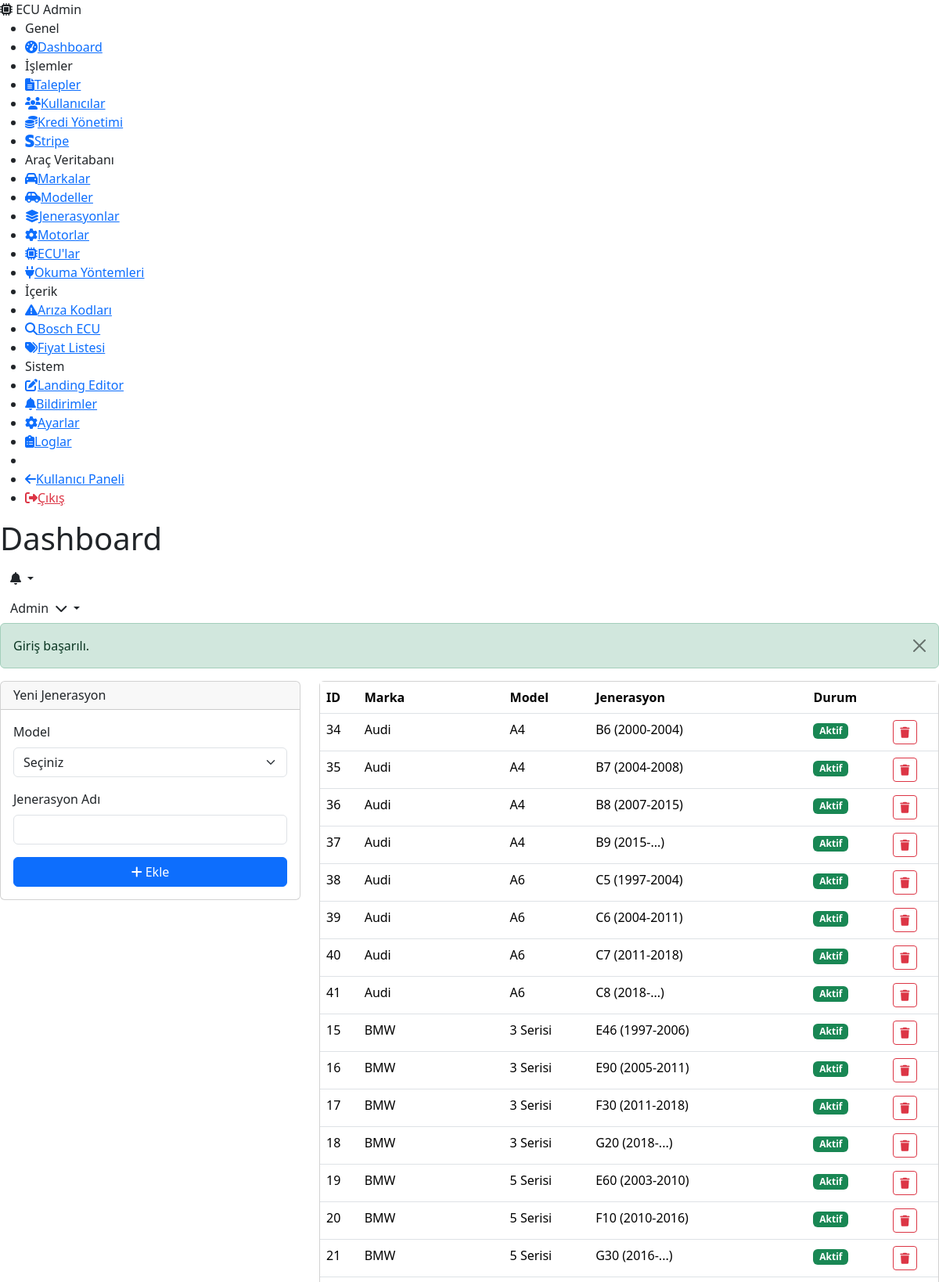
The app's page /admin/vehicles/generations (signed in, upper part) with its own data.
### tables this page shows
CREATE TABLE IF NOT EXISTS `users` (
    `id`             INT UNSIGNED AUTO_INCREMENT PRIMARY KEY,
    `name`           VARCHAR(100)  NOT NULL,
    `email`          VARCHAR(191)  NOT NULL,
    `password`       VARCHAR(255)  NOT NULL,
    `phone`          VARCHAR(20)   DEFAULT NULL,
    `company`        VARCHAR(150)  DEFAULT NULL,
    `avatar`         VARCHAR(255)  DEFAULT NULL,
    `credit_balance` INT           NOT NULL DEFAULT 0,
    `role`           ENUM('user','admin') NOT NULL DEFAULT 'user',
    `email_token`    VARCHAR(64)   DEFAULT NULL,
    `email_verified` TINYINT(1)   NOT NULL DEFAULT 0,
    `reset_token`    VARCHAR(64)   DEFAULT NULL,
    `reset_expires`  DATETIME      DEFAULT NULL,
    `is_active`      TINYINT(1)   NOT NULL DEFAULT 1,
    `created_at`     DATETIME      NOT NULL DEFAULT CURRENT_TIMESTAMP,
    `updated_at`     DATETIME      NOT NULL DEFAULT CURRENT_TIMESTAMP ON UPDATE CURRENT_TIMESTAMP,
    UNIQUE KEY `uk_users_email`       (`email`),
    INDEX `idx_users_role`            (`role`),
    INDEX `idx_users_reset_token`     (`reset_token`),
    INDEX `idx_users_email_token`     (`email_token`)
);

CREATE TABLE IF NOT EXISTS `generations` (
    `id`        INT UNSIGNED AUTO_INCREMENT PRIMARY KEY,
    `model_id`  INT UNSIGNED NOT NULL,
    `name`      VARCHAR(100) NOT NULL,
    `is_active` TINYINT(1)  NOT NULL DEFAULT 1,
    INDEX `idx_generations_model` (`model_id`),
    CONSTRAINT `fk_generations_model` FOREIGN KEY (`model_id`) REFERENCES `vehicle_models`(`id`) ON DELETE CASCADE
);

CREATE TABLE IF NOT EXISTS `brands` (
    `id`         INT UNSIGNED AUTO_INCREMENT PRIMARY KEY,
    `name`       VARCHAR(100) NOT NULL,
    `slug`       VARCHAR(120) NOT NULL,
    `is_active`  TINYINT(1)  NOT NULL DEFAULT 1,
    `sort_order` INT          NOT NULL DEFAULT 0,
    UNIQUE KEY `uk_brands_slug`  (`slug`),
    INDEX `idx_brands_active`    (`is_active`)
);

CREATE TABLE IF NOT EXISTS `vehicle_models` (
    `id`        INT UNSIGNED AUTO_INCREMENT PRIMARY KEY,
    `brand_id`  INT UNSIGNED NOT NULL,
    `name`      VARCHAR(100) NOT NULL,
    `slug`      VARCHAR(120) NOT NULL,
    `is_active` TINYINT(1)  NOT NULL DEFAULT 1,
    UNIQUE KEY `uk_models_slug` (`slug`),
    INDEX `idx_models_brand`    (`brand_id`),
    CONSTRAINT `fk_models_brand` FOREIGN KEY (`brand_id`) REFERENCES `brands`(`id`) ON DELETE CASCADE
);

### core/Controller.php (called while the page is built, shortened)
<?php
abstract class Controller
{
    protected function view(string $view, array $data = [], string $layout = 'app'): void
    {
        View::render($view, $data, $layout);
    }
}

### app/Controllers/Admin/VehicleController.php (called while the page is built, shortened)
<?php
final class VehicleController extends Controller
{
    private Database $db;
    public function __construct()
    {
        $this->db = Database::getInstance();
    }
    public function generations(Request $request): void
    {
        $generations = $this->db->fetchAll('SELECT g.*, vm.name as model_name, b.name as brand_name FROM generations g LEFT JOIN vehicle_models vm ON g.model_id = vm.id LEFT JOIN brands b ON vm.brand_id = b.id ORDER BY b.name ASC, vm.name ASC, g.name ASC');
        $models = $this->db->fetchAll('SELECT vm.id, vm.name, b.name as brand_name FROM vehicle_models vm LEFT JOIN brands b ON vm.brand_id = b.id WHERE vm.is_active = 1 ORDER BY b.name ASC, vm.name ASC');
        $this->view('admin/vehicles/generations', ['pageTitle' => 'Jenerasyonlar', 'currentPage' => 'admin-generations', 'generations' => $generations, 'models' => $models], 'admin');
    }
}

### core/App.php (called while the page is built, shortened)
<?php
final class App
{
    private Router $router;
    private Request $request;
    public function __construct(string $basePath)
    {
        $this->bootstrap();
    }
    private function bootstrap(): void
    {
        View::share('auth_user', $this->getAuthUser());
        $this->request = new Request();
        $this->router  = new Router();
    }
    private function getAuthUser(): ?array
    {
        try {
            $db = Database::getInstance();
            return $db->fetch(
                'SELECT id, name, email, phone, company, avatar, credit_balance, role, is_active FROM users WHERE id = ?',
                [Session::userId()]
            );
        } catch (\Throwable) {
            return null;
        }
    }
    public function run(): void
    {
        $matched = $this->router->resolve($this->request);
        $this->executeMiddleware($matched['middleware'], function () use ($matched) {
            $this->dispatch($matched['action'], $matched['params']);
        });
    }
    private function executeMiddleware(array $middleware, callable $final): void
    {
        $middlewareStack = array_reverse($middleware);
        $next = $final;
        foreach ($middlewareStack as $mw) {
            $currentNext = $next;
            $next = function () use ($mw, $currentNext) {
                $instance = new $mw();
                $instance->handle($this->request, $currentNext);
            };
        }
        $next();
    }
    private function dispatch(string $action, array $params): void
    {
        [$controllerClass, $method] = explode('@', $action);
        $controller = new $controllerClass();
        $controller->$method($this->request, ...array_values($params));
    }
}

### app/Middleware/AdminMiddleware.php (called while the page is built, shortened)
<?php
final class AdminMiddleware extends Middleware
{
    public function handle(Request $request, callable $next): void
    {
        $next();
    }
}

### app/Middleware/AuthMiddleware.php (called while the page is built, shortened)
<?php
final class AuthMiddleware extends Middleware
{
    public function handle(Request $request, callable $next): void
    {
        $next();
    }
}

### index.php (called while the page is built, shortened)
<?php
$app = new Core\App(BASE_PATH);
$app->run();

### core/Database.php (called while the page is built, shortened)
<?php
final class Database
{
    private static ?Database $instance = null;
    private PDO $pdo;
    private function __construct()
    {
        $config = Config::get('database');
        $dsn = sprintf(
            'mysql:host=%s;port=%s;dbname=%s;charset=%s',
            $config['host'],
            $config['port'],
            $config['name'],
            $config['charset']
        );
        try {
            $this->pdo = new PDO($dsn, $config['username'], $config['password'], [
                PDO::ATTR_ERRMODE            => PDO::ERRMODE_EXCEPTION,
                PDO::ATTR_DEFAULT_FETCH_MODE => PDO::FETCH_ASSOC,
                PDO::ATTR_EMULATE_PREPARES   => false,
                PDO::ATTR_STRINGIFY_FETCHES  => false,
            ]);
        } catch (PDOException $e) {
            throw new PDOException('Veritabanı bağlantı hatası: ' . $e->getMessage());
        }
    }
    public static function getInstance(): self
    {
        if (self::$instance === null) {
            self::$instance = new self();
        }
        return self::$instance;
    }
    public function query(string $sql, array $params = []): \PDOStatement
    {
        $stmt = $this->pdo->prepare($sql);
        $stmt->execute($params);
        return $stmt;
    }
    public function fetch(string $sql, array $params = []): ?array
    {
        $result = $this->query($sql, $params)->fetch();
        return $result ?: null;
    }
    public function fetchAll(string $sql, array $params = []): array
    {
        return $this->query($sql, $params)->fetchAll();
    }
}

### core/Config.php (called while the page is built, shortened)
<?php
final class Config
{
    private static array $config = [];
    public static function load(string $basePath): void
    {
        $configPath = $basePath . '/config';
        $files = glob($configPath . '/*.php');
        $skip = ['routes', 'services'];
        foreach ($files as $file) {
            $key = basename($file, '.php');
            if (in_array($key, $skip, true)) {
                continue;
            }
            self::$config[$key] = require $file;
        }
    }
    public static function get(string $key, mixed $default = null): mixed
    {
        $keys  = explode('.', $key);
        $value = self::$config;
        foreach ($keys as $k) {
            if (!is_array($value) || !array_key_exists($k, $value)) {
                return $default;
            }
            $value = $value[$k];
        }
        return $value;
    }
}

### resources/views/admin/vehicles/generations.php (the view)
<?php $pageTitle = 'Jenerasyonlar'; $currentPage = 'admin-generations'; ?>
<div class="row g-4"><div class="col-lg-4"><div class="card"><div class="card-header"><h6 class="mb-0">Yeni Jenerasyon</h6></div><div class="card-body"><form method="POST" action="/admin/vehicles/generations/store"><?= \Core\View::csrf() ?><div class="mb-3"><label class="form-label">Model</label><select name="model_id" class="form-select" required><option value="">Seçiniz</option><?php foreach ($models as $m): ?><option value="<?= $m['id'] ?>"><?= \Core\View::escape(($m['brand_name'] ?? '') . ' ' . $m['name']) ?></option><?php endforeach; ?></select></div><div class="mb-3"><label class="form-label">Jenerasyon Adı</label><input type="text" name="name" class="form-control" required></div><button class="btn btn-primary w-100"><i class="fas fa-plus me-1"></i>Ekle</button></form></div></div></div>
<div class="col-lg-8"><div class="card"><div class="card-body p-0"><table class="table table-hover mb-0"><thead><tr><th>ID</th><th>Marka</th><th>Model</th><th>Jenerasyon</th><th>Durum</th><th></th></tr></thead><tbody><?php foreach ($generations as $g): ?><tr><td><?= $g['id'] ?></td><td><?= \Core\View::escape($g['brand_name'] ?? '') ?></td><td><?= \Core\View::escape($g['model_name'] ?? '') ?></td><td class="fw-600"><?= \Core\View::escape($g['name']) ?></td><td><span class="badge bg-<?= $g['is_active'] ? 'success' : 'danger' ?>"><?= $g['is_active'] ? 'Aktif' : 'Pasif' ?></span></td><td><form method="POST" action="/admin/vehicles/generations/<?= $g['id'] ?>/delete" class="d-inline" onsubmit="return confirm('Sil?')"><?= \Core\View::csrf() ?><button class="btn btn-sm btn-outline-danger"><i class="fas fa-trash"></i></button></form></td></tr><?php endforeach; ?></tbody></table></div></div></div></div>

### resources/views/partials/header.php (shortened to what this page needs)
<header class="app-header">
    <div class="header-left">
        <h1 class="page-title"><?= \Core\View::escape($pageTitle ?? 'Dashboard') ?></h1>
    </div>
    <div class="header-right">
        <div class="header-notification dropdown">
            <button class="btn btn-icon dropdown-toggle" data-bs-toggle="dropdown" id="notifDropdown">
                <i class="fas fa-bell"></i>
            </button>
        </div>
        <div class="header-user dropdown">
            <button class="btn dropdown-toggle" data-bs-toggle="dropdown">
                <span class="d-none d-md-inline"><?= \Core\View::escape($auth_user['name'] ?? '') ?></span>
                <i class="fas fa-chevron-down ms-1"></i>
            </button>
        </div>
    </div>
</header>

### records on screen
users: name "Admin"
generations: id "34", brands.name "Audi", model.name "A4", name "B6 (2000-2004)", is_active "Aktif"
generations: id "35", brands.name "Audi", model.name "A4", name "B7 (2004-2008)", is_active "Aktif"
generations: id "36", brands.name "Audi", model.name "A4", name "B8 (2007-2015)", is_active "Aktif"
generations: id "37", brands.name "Audi", model.name "A4", name "B9 (2015-...)", is_active "Aktif"
generations: id "38", brands.name "Audi", model.name "A6", name "C5 (1997-2004)", is_active "Aktif"
generations: id "39", brands.name "Audi", model.name "A6", name "C6 (2004-2011)", is_active "Aktif"
generations: id "40", brands.name "Audi", model.name "A6", name "C7 (2011-2018)", is_active "Aktif"
generations: id "41", brands.name "Audi", model.name "A6", name "C8 (2018-...)", is_active "Aktif"
generations: id "15", brands.name "BMW", model.name "3 Serisi", name "E46 (1997-2006)", is_active "Aktif"
generations: id "16", brands.name "BMW", model.name "3 Serisi", name "E90 (2005-2011)", is_active "Aktif"
generations: id "17", brands.name "BMW", model.name "3 Serisi", name "F30 (2011-2018)", is_active "Aktif"
generations: id "18", brands.name "BMW", model.name "3 Serisi", name "G20 (2018-...)", is_active "Aktif"
generations: id "19", brands.name "BMW", model.name "5 Serisi", name "E60 (2003-2010)", is_active "Aktif"
generations: id "20", brands.name "BMW", model.name "5 Serisi", name "F10 (2010-2016)", is_active "Aktif"
generations: id "21", brands.name "BMW", model.name "5 Serisi", name "G30 (2016-...)", is_active "Aktif"

### other values on screen
self::escape($success) "Giriş başarılı."
